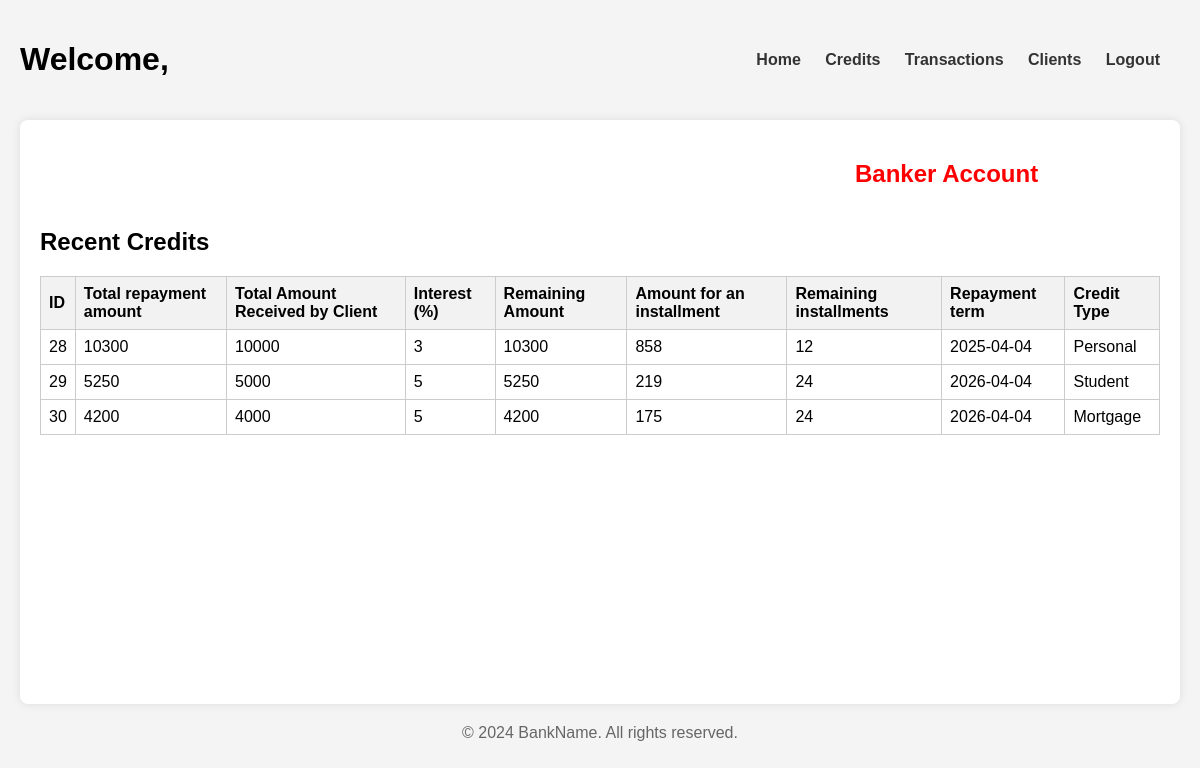
The page /Credits.php on the database its author committed.
### tables this page shows
CREATE TABLE `credit` (
  `ID` int(11) NOT NULL,
  `Total_amount` decimal(10,0) NOT NULL,
  `Amount` decimal(10,0) NOT NULL,
  `Interest` decimal(10,0) NOT NULL,
  `Remaining_amount` decimal(10,0) NOT NULL,
  `Amount_installment` decimal(10,0) NOT NULL,
  `Remaining_installments` int(11) NOT NULL,
  `Repayment_Period` date NOT NULL,
  `Bank_Account_IBAN` varchar(22) NOT NULL,
  `Credit_Type_ID` int(11) NOT NULL
);

CREATE TABLE `credit_type` (
  `ID` int(11) NOT NULL,
  `Type` varchar(20) NOT NULL
);

### Credits.php (the view, shortened to what this page needs)
<?php
  include("User_Acc_Info.php");
?>
<!DOCTYPE html>
<html lang="en">
  <head>
    <link rel="stylesheet" href="Style\styles.css" />
  </head>
  <body>
    <div class="container">
      <header>
        <h1
          >Welcome,
          <?php echo $name?></h1
        >
        <nav>
          <ul>
            <li><a href="index.php">Home</a></li>
            <li><a href="#">Credits</a></li>
            <li><a href="Transactions.php">Transactions</a></li>
            <li><a href="Profile.php"><?php echo (isset($currAccAmount)) ? 'Profile' : 'Clients'; ?></a></li>
            <li><a href="LOGIN.php">Logout</a></li>
          </ul>
        </nav>
      </header>
      <main style="height: 68vh">
        <section class="credit-form">
        <div class="transaction-header-section" style="display: flex; justify-content: space-between">
          <h2 id="accType" style="position:relative; right: 125px;">
          <?php
            if (isset($currAccAmount))
              echo "Amount: $currAccAmount $currAccCurrency";
            else {
              echo "Banker Account";
            }
          ?>
        </div>
        </section>
        <section class="transactions">
          <h2>Recent Credits</h2>
          <table>
            <thead>
              <tr>
                <th>ID</th>
                <th>Total repayment amount</th>
                <th>Total Amount Received by Client</th>
                <th>Interest (%)</th>
                <th>Remaining Amount</th>
                <th>Amount for an installment</th>
                <th>Remaining installments</th>
                <th>Repayment term</th>
                <th>Credit Type</th>
              </tr>
            </thead>
            <tbody>
              <tr>
                <?php
                  if (isset($currAccAmount)){
                    $result = mysqli_query($conn, "SELECT credit.*,
                    credit_type.Type AS Credit_Type_Name
                    FROM credit
                    INNER JOIN credit_type
                    ON credit.Credit_Type_ID = credit_type.ID
                    WHERE credit.Bank_Account_IBAN = '$currAccIBAN'");
                    if($result) {
                    while($row = mysqli_fetch_assoc($result)){
                      ?>
                            <td><?php echo $row ['ID'];?></td>
                            <td><?php echo $row ['Total_amount'];?></td>
                            <td><?php echo $row ['Amount'];?></td>
                            <td><?php echo $row ['Interest'];?></td>
                            <td><?php echo $row ['Remaining_amount'];?></td>
                            <td><?php echo $row ['Amount_installment'];?></td>
                            <td><?php echo $row ['Remaining_installments'];?></td>
                            <td><?php echo $row ['Repayment_Period'];?></td>
                            <td><?php echo $row ['Credit_Type_Name'];?></td>
                            <td><?php echo '<a href="Credits.php?id=' . $row['ID'] . '">Pay</a>'?></td>
                    </tr>
                <?php
                          }
                        }
                        else echo"Error";
                  }
                  else {
                    $result = mysqli_query($conn, "SELECT credit.*,
                      credit_type.Type AS Credit_Type_Name
                      FROM credit
                      INNER JOIN credit_type
                      ON credit.Credit_Type_ID = credit_type.ID");
                      if($result) {
                      while($row = mysqli_fetch_assoc($result)){
                        ?>
                              <td><?php echo $row ['ID'];?></td>
                              <td><?php echo $row ['Total_amount'];?></td>
                              <td><?php echo $row ['Amount'];?></td>
                              <td><?php echo $row ['Interest'];?></td>
                              <td><?php echo $row ['Remaining_amount'];?></td>
                              <td><?php echo $row ['Amount_installment'];?></td>
                              <td><?php echo $row ['Remaining_installments'];?></td>
                              <td><?php echo $row ['Repayment_Period'];?></td>
                              <td><?php echo $row ['Credit_Type_Name'];?></td>
                            </tr>
                            <?php
                            }
                          }
                          else echo"Error";
                        }
                    ?>
            </tbody>
          </table>
        </section>
      </main>
      <footer>
        <p>&copy; 2024 BankName. All rights reserved.</p>
      </footer>
    </div>
  </body>
</html>

### Style/styles.css (style rules this page uses)
body { font-family: Arial, sans-serif; margin: 0; padding: 0; background-color: #f4f4f4; }
.container { max-width: 1400px; margin: 0 auto; padding: 20px; }
header { display: flex; justify-content: space-between; align-items: center; margin-bottom: 20px; }
nav ul { list-style-type: none; padding: 0; margin: 0; }
nav ul li { display: inline; margin-right: 20px; }
nav ul li a { text-decoration: none; color: #333; font-weight: bold; }
main { background-color: #fff; padding: 20px; border-radius: 8px; box-shadow: 0 0 10px rgba(0, 0, 0, 0.1); }
.transactions table { width: 100%; border-collapse: collapse; }
.transactions th, .transactions td { border: 1px solid #ccc; padding: 8px; text-align: left; }
.transactions th { background-color: #f2f2f2; }
footer { margin-top: 20px; text-align: center; color: #666; }

### rows shown on the page
credit: ID "28", Total_amount "10300", Amount "10000", Interest "3", Remaining_amount "10300", Amount_installment "858", Remaining_installments "12", Repayment_Period "2025-04-04", Credit_Type_ID.Type "Personal"
credit: ID "29", Total_amount "5250", Amount "5000", Interest "5", Remaining_amount "5250", Amount_installment "219", Remaining_installments "24", Repayment_Period "2026-04-04", Credit_Type_ID.Type "Student"
credit: ID "30", Total_amount "4200", Amount "4000", Interest "5", Remaining_amount "4200", Amount_installment "175", Remaining_installments "24", Repayment_Period "2026-04-04", Credit_Type_ID.Type "Mortgage"
